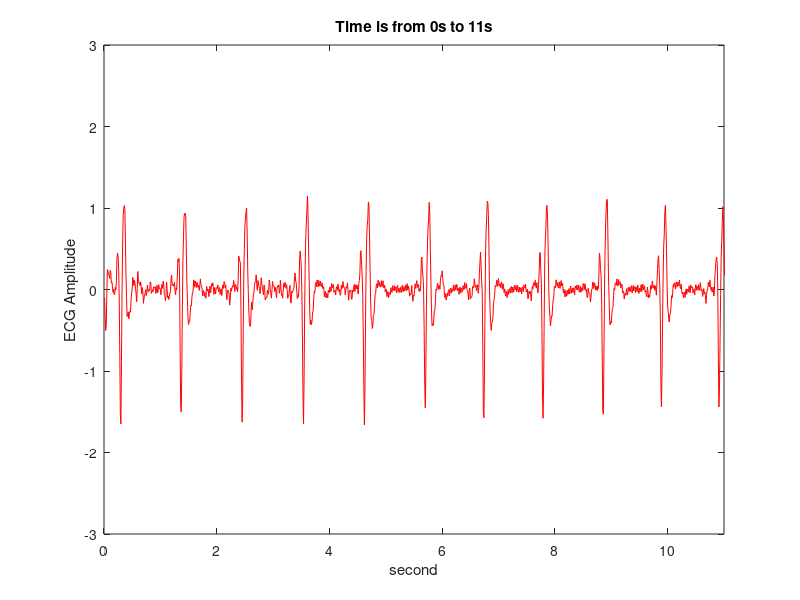

The MATLAB source for this figure: (Note: this script raises an error after producing the figure.)
clear all;
clc;  
close all;

nums = load('ecgsample.mat');                % load data from ecgexample.mat
nums = struct2cell(nums);                    % Convert structure to cell array
nums = cell2mat(nums);                       % Convert cell array to normal matrix

i = 0; % i is the coordinate axis loop variable, set the initial value to 0

for begins = 1:100:4901                      % begin time of every window, from 1 to 4901
    ends = begins + 1100;                    % end time of every window
    x = begins:1:ends;                       % range of every x axis 
    d = nums(1,:);
    y = d(begins:ends);                      % range of every y axis 
    
    fc = [8 30];                             %A cutoff frequency of 30 Hz
    fs = 150;                                %Data sampled at 150 Hz
    % band pass the signal
    [b,a] = butter(2,fc/(fs/2));             %Design a 2th-order lowpass Butterworth filter
    yf = filter(b,a,y);                      % Filtered waveform

    figure(1); %draw figure
    plot(x/100,yf,'r'); 
    axis([(0+i*1),(11+i*1),-3,3]);           % set the range of x axis and y axis in every window
    %title and labels    
    title(['Time is from ',num2str((begins-1)/100),'s to ',num2str((ends-1)/100),'s']);
    xlabel('second');
    ylabel('ECG Amplitude');

    threshold = 2.2;                         % 190 is the minimum difference between 
                                             % any two consecutive maximum/minimum points
    [maxtab, mintab] = peakdet(yf,threshold,x/100) ;  % do a peak detection, 
   
    hold on;                                 % hold on the figure

    plot(mintab(:,1),mintab(:,2),'c*')
    plot(maxtab(:,1),maxtab(:,2),'g*')  

    drawnow;                                 % Change to animation
    F = getframe(gcf);                       % Capture the entire interior of the current graphics window 
                                             % and obtain frames as images
    I = frame2im(F);                         % Convert movie animation to addressed image 
                                             % because the image must be an index index image
    [I,map] = rgb2ind(I,256);                % Convert true color images to index images
    imwrite(I,map,'test.gif','gif', 'Loopcount',inf,'DelayTime',0.5);
    pause(1);                                % delay 1 second for every window

    HR = (size(maxtab,1) + size(mintab,1))/2*6;  % each peak corresponds to a heart beat. 
                                             % Heart rate is always given as HR/minute. 

    fprintf('The Heart Rate is %d\n',HR);    % display the result of Heart rate
    i = i + 1;
    
    end

    
